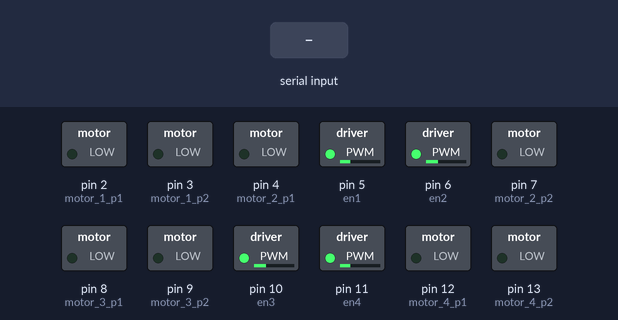
Bench run of a sketch on a simulated Arduino Uno, built with avr-gcc and run on an emulated ATmega328P. On the bench: switched loads named in the sketch (green lamp = pin HIGH). The inputs (shaded band) are chosen by the test bench.

Above: at 1.2 s.
1.3 s: "w" received over Serial
At 2.5 s:
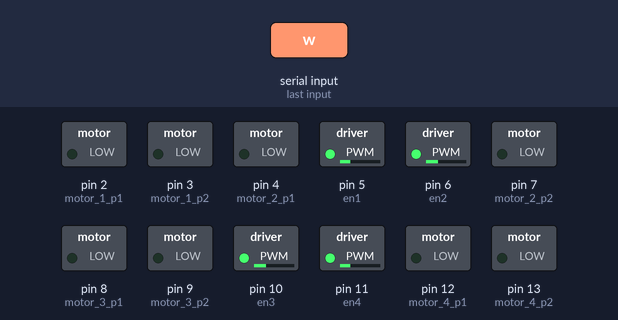
2.8 s: "a" received over Serial
At 3.9 s:
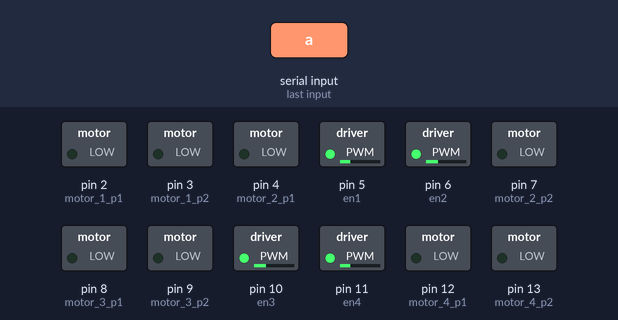
4.3 s: "d" received over Serial
At 5.0 s:
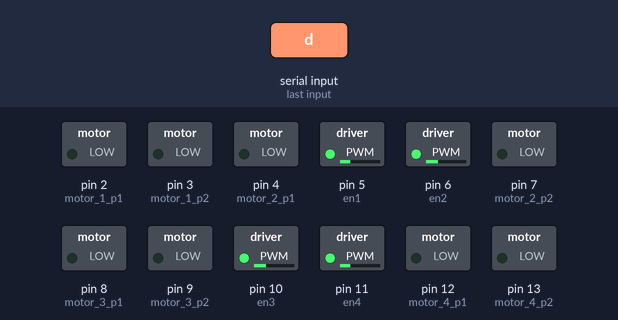
5.8 s: "s" received over Serial
At 6.2 s:
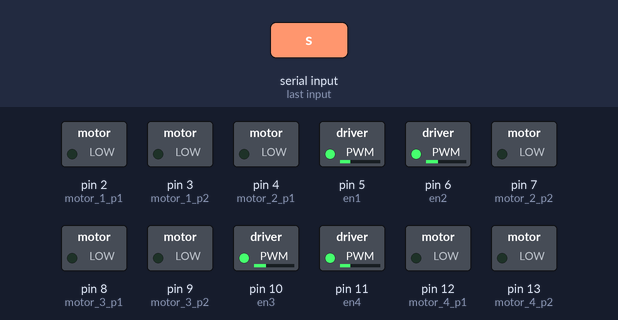
Timing chart, 0 to 8.3 s (numbered marks = the images above; inputs shaded):
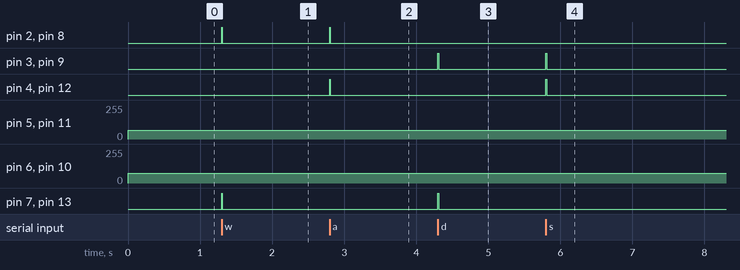

Measured:
- after the input at 1.3 s, pin 2 (motor_1_p1), pin 7 (motor_2_p2), pin 8 (motor_3_p1), pin 13 (motor_4_p2): LOW → HIGH at once, → LOW 0.01 s later
- after the input at 2.8 s, pin 2 (motor_1_p1), pin 4 (motor_2_p1), pin 8 (motor_3_p1), pin 12 (motor_4_p1): LOW → HIGH at once, → LOW 0.01 s later
- after the input at 4.3 s, pin 3 (motor_1_p2), pin 7 (motor_2_p2), pin 9 (motor_3_p2), pin 13 (motor_4_p2): LOW → HIGH at once, → LOW 0.01 s later
- after the input at 5.8 s, pin 3 (motor_1_p2), pin 4 (motor_2_p1), pin 9 (motor_3_p2), pin 12 (motor_4_p1): LOW → HIGH at once, → LOW 0.01 s later

The sketch:

Mecanum_Wheel_Robot_Code.ino
```cpp
#define motor_1_p1 2
#define motor_1_p2 3
#define motor_2_p1 4
#define motor_2_p2 7
#define motor_3_p1 8
#define motor_3_p2 9
#define motor_4_p1 12
#define motor_4_p2 13

#define en1 5
#define en2 6
#define en3 10
#define en4 11

// s for speed and it ranges from 0 to 255
const int s1 = 64;
const int s2 = 75;
const int s3 = 75;
const int s4 = 64;
void setup() {
  Serial.begin(38400);
  // put your setup code here, to run once:
  pinMode(motor_1_p1, OUTPUT);
  pinMode(motor_1_p2, OUTPUT);
  pinMode(motor_2_p1, OUTPUT);
  pinMode(motor_2_p2, OUTPUT);
  pinMode(motor_3_p1, OUTPUT);
  pinMode(motor_3_p2, OUTPUT);
  pinMode(motor_4_p1, OUTPUT);
  pinMode(motor_4_p2, OUTPUT);

  pinMode(en1, OUTPUT);
  pinMode(en2, OUTPUT);
  pinMode(en3, OUTPUT);
  pinMode(en4, OUTPUT);
}

void loop() {
  analogWrite(en1, s1);
  analogWrite(en2, s2);
  analogWrite(en3, s3);
  analogWrite(en4, s4);

  while (Serial.available() == 0) {stopp();}     //wait for data available
  int control = Serial.read();                   //if data is found, it will be stored in control variable
  if(control!= 10 && control!= 13){              // 10 and 13 are unwanted characters that correspond to newline and carriage return

  if(control==119){
    forward();
    delay(10);

    }
  else if(control==97){
    right();
    delay(10);

    }
 else if(control==100){
    left();
    delay(10);

    }
 else if(control==115){
    backward();
    delay(10);

    }}
}

// Funcations for motor movements

void backward()
{
  digitalWrite(motor_1_p1, LOW);
  digitalWrite(motor_1_p2, HIGH);

  digitalWrite(motor_2_p1, HIGH);
  digitalWrite(motor_2_p2, LOW);

  digitalWrite(motor_3_p1, LOW);
  digitalWrite(motor_3_p2, HIGH);

  digitalWrite(motor_4_p1, HIGH);
  digitalWrite(motor_4_p2, LOW);

}
void left()
{
  digitalWrite(motor_1_p1, LOW);
  digitalWrite(motor_1_p2, HIGH);

  digitalWrite(motor_2_p1, LOW);
  digitalWrite(motor_2_p2, HIGH);

  digitalWrite(motor_3_p1, LOW);
  digitalWrite(motor_3_p2, HIGH);

  digitalWrite(motor_4_p1, LOW);
  digitalWrite(motor_4_p2, HIGH);


}

void right()
{
  digitalWrite(motor_1_p1, HIGH);
  digitalWrite(motor_1_p2, LOW);

  digitalWrite(motor_2_p1, HIGH);
  digitalWrite(motor_2_p2, LOW);

  digitalWrite(motor_3_p1, HIGH);
  digitalWrite(motor_3_p2, LOW);

  digitalWrite(motor_4_p1, HIGH);
  digitalWrite(motor_4_p2, LOW);
}

void forward()
{
  digitalWrite(motor_1_p1, HIGH);
  digitalWrite(motor_1_p2, LOW);

  digitalWrite(motor_2_p1, LOW);
  digitalWrite(motor_2_p2, HIGH);

  digitalWrite(motor_3_p1, HIGH);
  digitalWrite(motor_3_p2, LOW);

  digitalWrite(motor_4_p1, LOW);
  digitalWrite(motor_4_p2, HIGH);

}


void stopp()
{
  digitalWrite(motor_1_p1, LOW);
  digitalWrite(motor_1_p2, LOW);

  digitalWrite(motor_2_p1, LOW);
  digitalWrite(motor_2_p2, LOW);

  digitalWrite(motor_3_p1, LOW);
  digitalWrite(motor_3_p2, LOW);

  digitalWrite(motor_4_p1, LOW);
  digitalWrite(motor_4_p2, LOW);

}
```
